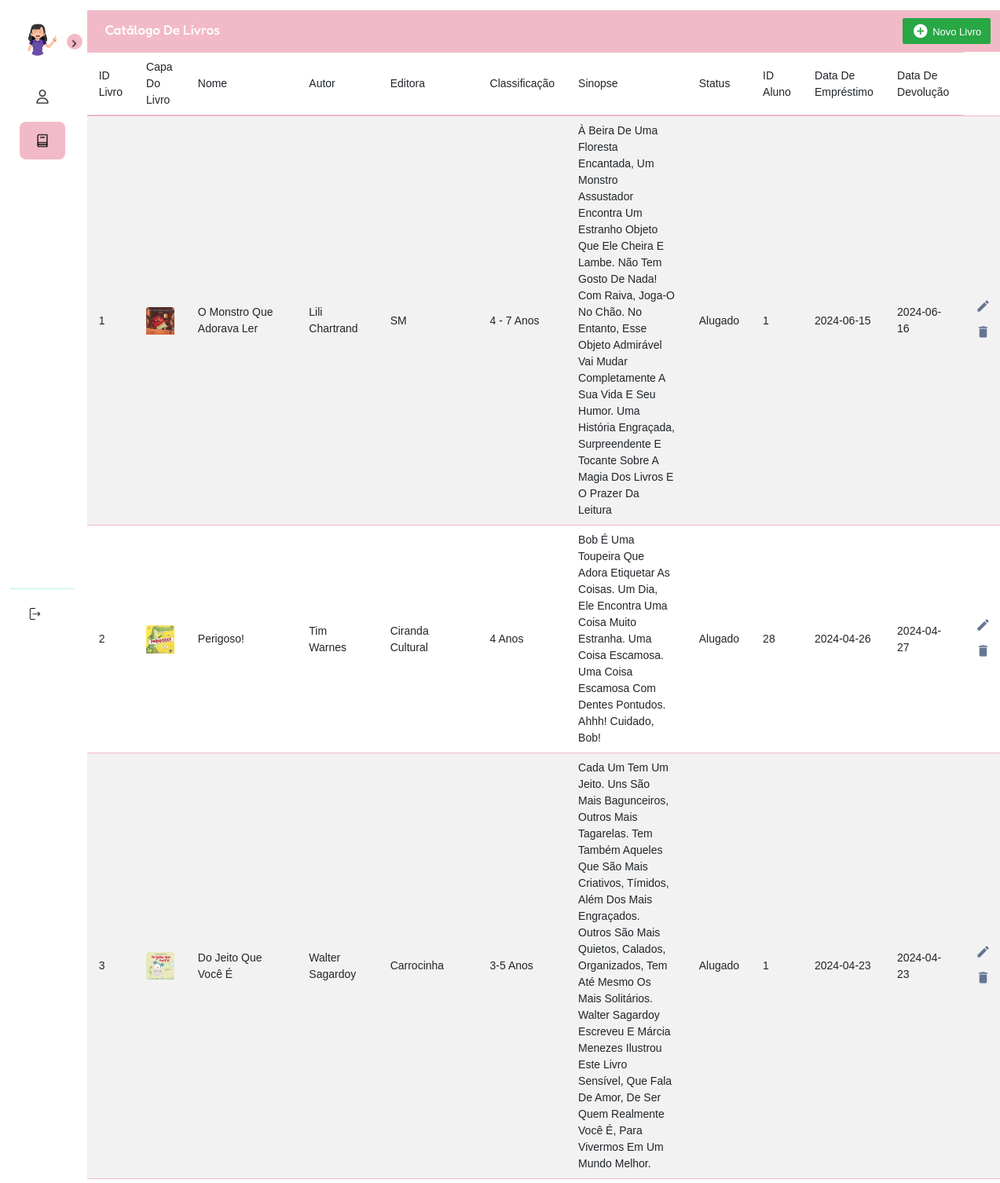
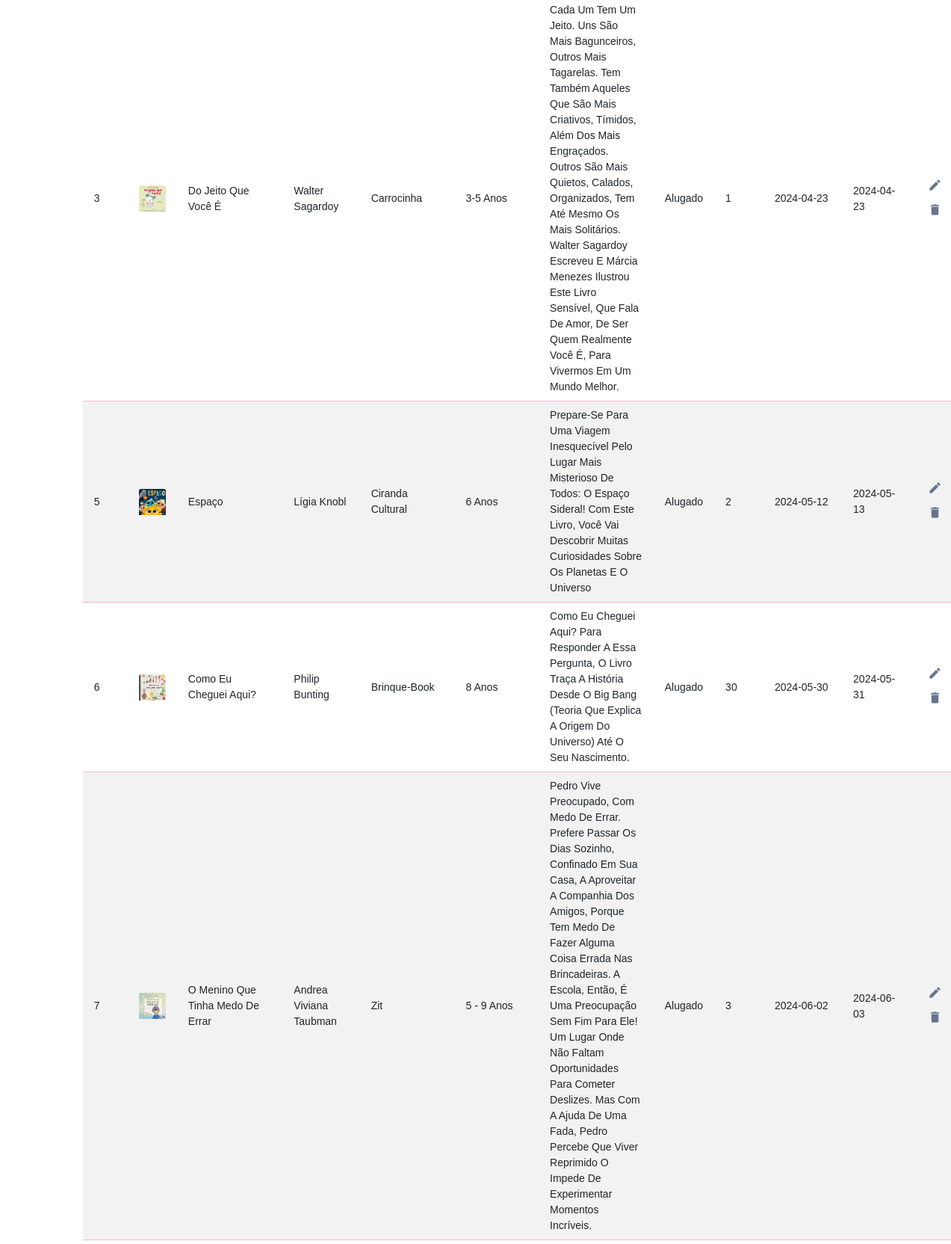
The page /catalogoLivro.php (upper part) on the database its author committed (2 pictures, top to bottom).
### tables this page shows
CREATE TABLE emprestimos (
    id_emprestimo INT AUTO_INCREMENT PRIMARY KEY,
    id_usuario INT NULL,
    id_livro INT NOT NULL,
    status ENUM('disponivel', 'alugado') DEFAULT 'disponivel',
    data_emprestimo DATE,
    data_devolucao DATE,
    FOREIGN KEY (id_usuario) REFERENCES usuarios(id_usuario),
    FOREIGN KEY (id_livro) REFERENCES livros(id_livro)
    
);

CREATE TABLE livros (
    id_livro INT AUTO_INCREMENT PRIMARY KEY,
    capalivro VARCHAR(255) NOT NULL,
    nomelivro VARCHAR(255) NOT NULL,
    autor VARCHAR(255) NOT NULL,
    editora VARCHAR(255) NOT NULL,
    classificacao VARCHAR(50),
    sinopse TEXT
);

### catalogoLivro.php (the view, shortened to what this page needs)
<?php
include('conexao.php');
$sqlLivros = "SELECT
                id_livro,
                capalivro,
                nomelivro,
                autor,
                editora,
                classificacao,
                sinopse
            FROM
                livros";
$resultLivros = $conexao->query($sqlLivros);
$sqlEmprestimos = "SELECT
                    livros.id_livro,
                    livros.capalivro,
                    livros.nomelivro,
                    livros.autor,
                    livros.editora,
                    livros.classificacao,
                    livros.sinopse,
                    emprestimos.status,
                    emprestimos.id_usuario,
                    emprestimos.data_emprestimo,
                    emprestimos.data_devolucao
                FROM
                    livros
                INNER JOIN
                    emprestimos ON livros.id_livro = emprestimos.id_livro";
$resultEmprestimos = $conexao->query($sqlEmprestimos);
$livros = array();
while ($rowLivros = $resultLivros->fetch_assoc()) {
    $rowLivros['status'] = null;
    $rowLivros['id_usuario'] = null;
    $rowLivros['data_emprestimo'] = null;
    $rowLivros['data_devolucao'] = null;
    $livros[] = $rowLivros;
}
?>
<!doctype html>
<html lang="en">
  <head>
    <link rel="stylesheet" href="./Assets/CSS/custom.css">
    <link rel="stylesheet" href="./Assets/CSS/menuLateralAdmin.css">
        <link rel="stylesheet" href="./Assets/CSS/bootstrap.min.css">
  </head>
  <body>
    <nav id="sidebar">
      <div id="sidebar-content">
          <div id="user">
              <img src="./Assets/Imagens/avatar admin.png" id="user-avatar" alt="avatar do usuário" width="50px">
          </div>
          <ul id="side-itens">
              <li class="side-item">
                  <a href="usuariosAdmin.php">
                      <img class="icon-perfil" src="./Assets/Imagens/icon user.png" alt="icone perfil do usuário" width="15px">
                  </a>
              </li>
              <li class="side-item active">
                  <a href="catalogoLivro.php">
                      <img class="" src="./Assets/Imagens/icon catalog.png" alt="icone catálogo de livros" width="15px">
                  </a>
              </li>
          </ul>
          <button id="open-btn">
              <img id="open-btn-icon" src="./Assets/Imagens/icon seta.ico" alt="icone de seta" width="15px">
          </button>
      </div>
      <div id="logout">
          <button id="logout-btn">
              <img id="logout-btn-icon" src="./Assets/Imagens/icon logout.ico" alt="ícone logout" width="15px">
          </button>
      </div>
  </nav>
    <div class="wrapper">
		<div id="content">
		   <div class="main-content">
			  <div class="row">
				<div class="col-md-12">
				<div class="table-wrapper">
    <div class="table-title">
      <div class="row">
        <div class="col-sm-6 p-0 d-flex justify-content-lg-start justify-content-center">
          <h2 class="ml-lg-2">Catálogo de livros</h2>
        </div>
        <div class="col-sm-6 p-0 d-flex justify-content-lg-end justify-content-center">
          <a href="#addEmployeeModal" class="btn btn-success" data-toggle="modal">
		  <i class="material-icons">&#xE147;</i> <span>Novo livro</span></a>
        </div>
      </div>
    </div>
    <table class="table table-striped table-hover">
      <thead>
        <tr>
          <th>ID Livro</th>
          <th>Capa do livro</th>
          <th>Nome</th>
          <th>Autor</th>
          <th>Editora</th>
          <th>Classificação</th>
          <th>Sinopse</th>
          <th>Status</th>
          <th>ID Aluno</th>
          <th>Data de empréstimo</th>
          <th>Data de devolução</th>
        </tr>
      </thead>
      <tbody>
      <?php foreach ($livros as $livro): ?>
         <tr>
          <td><?php echo $livro['id_livro']; ?></td>
          <td><?php echo "<img src='Assets/Imagens/" . $livro['capalivro'] . "' class='card-img-top' alt='Capa do livro: " . $livro['nomelivro'] . "'>"; ?></td>
          <td><?php echo $livro['nomelivro']; ?></td>
          <td><?php echo $livro['autor']; ?></td>
          <td><?php echo $livro['editora']; ?></td>
          <td><?php echo $livro['classificacao']; ?></td>
          <td><?php echo $livro['sinopse']; ?></td>
          <td><?php echo $livro['status']; ?></td>
          <td><?php echo $livro['id_usuario']; ?></td>
          <td><?php echo $livro['data_emprestimo']; ?></td>
          <td><?php echo $livro['data_devolucao']; ?></td>
          <td>
            <a href="#editEmployeeModal" class="edit" data-toggle="modal">
              <i class="material-icons" data-toggle="tooltip" title="Edit">&#xE254;</i>
            </a>
            <a href="#deleteEmployeeModal" class="delete" data-toggle="modal">
              <i class="material-icons" data-toggle="tooltip" title="Delete">&#xE872;</i>
            </a>
         </td>
        </tr>
      <?php endforeach; ?>
      </tbody>
    </table>
			  </div>
  </body>
  </html>

### Assets/CSS/custom.css (style rules this page uses)
body { margin: 0px; padding: 1%; font-family: 'Poppins', sans-serif; color: #555e58; text-transform: capitalize; font-weight: 400; }
.material-icons { font-family: 'Fredoka'; font-weight: normal; font-style: normal; font-size: 24px; display: inline-block; line-height: 1; text-transform: none; letter-spacing: normal; word-wrap: normal; white-space: nowrap; direction: ltr; -webkit-font-smoothing: antialiased; text-rendering: optimizeLegibility; -moz-osx-font-smoothing: grayscale; font-feature-settings: 'liga'; }
.table-wrapper { background-color: #fff; margin-left: 1rem; width: 100%; border-radius: 3px; box-shadow: 0 1px 1px rgb(0 0 0 / 5%); }
.table-title { background: #F2BAC9; color: #fff; position: sticky; top: 0; width: 100%; left: 0; padding: 10px 30px; border-radius: 0px 0px 0 0; }
.table-title h2 { margin: 5px 0 0; font-size: 17px; }
.table-title .btn { color: #fff; float: right; font-size: 13px; border: none; min-width: 50px; border-radius: 2px; border: none; outline: none!important; margin-left: 10px; }
.table-title .btn i { float: left; font-size: 21px; margin-right: 5px; }
.table-title .btn span { float: left; margin-top: 2px; }
table.table tr th, table.table tr td { border-color: #F2BAC9; padding: 8px 15px; font-size: 14px; font-weight: 400; vertical-align: middle; }
table.table tr th:first-child { width: 60px; }
table.table tr th:last-child { width: 100px; }
table.table td:last-child { opacity: 0.9; font-size: 22px; margin: 0px 5px; }
table.table td a { font-weight: bold; color: #566787; display: inline-block; text-decoration: none; outline: none!important; }
.edit { color: #FFC107; }
.delete { color: #F44336; }
table.table td i { font-size: 19px; }

### Assets/CSS/menuLateralAdmin.css (style rules this page uses)
* { padding: 0; margin: 0; box-sizing: border-box; font-family: "Fredoka", sans-serif; font-optical-sizing: auto; font-style: normal; font-variation-settings: "wdth" 100; }
body { display: flex; min-height: 100vh; background-color: #BAF2E9; overflow: scroll; }
#sidebar { display: flex; flex-direction: column; justify-content: space-between; background-color: white; height: 100vh; border-radius: 0px 18px 18px 0px; position: relative; transition: all 0.5s; min-width: 82px; z-index: 2; }
#sidebar-content { padding: 12px; }
#user { display: flex; align-items: center; gap: 8px; margin-bottom: 24px; }
#user-avatar { width: 50px; height: 50px; object-fit: cover; border-radius: 20px; }
#side-itens { display: flex; flex-direction: column; gap: 8px; list-style: none; }
.side-item { border-radius: 8px; padding: 14px; cursor: pointer; }
.side-item.active { background-color: #F2BAC9; }
.side-item a { text-decoration: none; display: flex; align-items: center; justify-content: center; color: black; }
.side-item.active a { color: black; }
.side-item a img { display: flex; align-items: center; justify-content: center; width: 20px; height: 20px; }
#logout { border-top: 1px solid #BAF2E9; padding: 12px; }
#logout-btn { border: none; padding: 12px; font-size: 14px; display: flex; gap: flex; align-items: center; border-radius: 8px; text-align: start; cursor: pointer; background-color: transparent; }
#open-btn { position: absolute; top: 30px; right: -10px; background-color: #F2BAC9; color: black; border-radius: 100%; width: 20px; height: 20px; border: none; cursor: pointer; }
#open-btn-icon { transition: transform 0.3s ease; }

### rows shown on the page
emprestimos: id_livro.id_livro "1", id_livro.capalivro (picture), id_livro.nomelivro "O Monstro Que Adorava Ler", id_livro.autor "Lili Chartrand", id_livro.editora "SM", id_livro.classificacao "4 - 7 Anos", id_livro.sinopse "À Beira De Uma Floresta Encantada, Um Monstro Assustador Encontra Um Estranho Objeto Que Ele Cheira E Lambe. Não Tem Gosto De Nada! Com Raiva, Joga-O No Chão. No Entanto, Esse Objeto Admirável Vai Mudar Completamente A Sua Vida E Seu Humor. Uma História Engraçada, Surpreendente E Tocante Sobre A Magia Dos Livros E O Prazer Da Leitura", status "Alugado", id_usuario "1", data_emprestimo "2024-06-15", data_devolucao "2024-06-16"
emprestimos: id_livro.id_livro "2", id_livro.capalivro (picture), id_livro.nomelivro "Perigoso!", id_livro.autor "Tim Warnes", id_livro.editora "Ciranda Cultural", id_livro.classificacao "4 Anos", id_livro.sinopse "Bob É Uma Toupeira Que Adora Etiquetar As Coisas. Um Dia, Ele Encontra Uma Coisa Muito Estranha. Uma Coisa Escamosa. Uma Coisa Escamosa Com Dentes Pontudos. Ahhh! Cuidado, Bob!", status "Alugado", id_usuario "28", data_emprestimo "2024-04-26", data_devolucao "2024-04-27"
emprestimos: id_livro.id_livro "3", id_livro.capalivro (picture), id_livro.nomelivro "Do Jeito Que Você É", id_livro.autor "Walter Sagardoy", id_livro.editora "Carrocinha", id_livro.classificacao "3-5 Anos", id_livro.sinopse "Cada Um Tem Um Jeito. Uns São Mais Bagunceiros, Outros Mais Tagarelas. Tem Também Aqueles Que São Mais Criativos, Tímidos, Além Dos Mais Engraçados. Outros São Mais Quietos, Calados, Organizados, Tem Até Mesmo Os Mais Solitários. Walter Sagardoy Escreveu E Márcia Menezes Ilustrou Este Livro Sensível, Que Fala De Amor, De Ser Quem Realmente Você É, Para Vivermos Em Um Mundo Melhor.", status "Alugado", id_usuario "1", data_emprestimo "2024-04-23", data_devolucao "2024-04-23"
emprestimos: id_livro.id_livro "5", id_livro.capalivro (picture), id_livro.nomelivro "Espaço", id_livro.autor "Lígia Knobl", id_livro.editora "Ciranda Cultural", id_livro.classificacao "6 Anos", id_livro.sinopse "Prepare-Se Para Uma Viagem Inesquecível Pelo Lugar Mais Misterioso De Todos: O Espaço Sideral! Com Este Livro, Você Vai Descobrir Muitas Curiosidades Sobre Os Planetas E O Universo", status "Alugado", id_usuario "2", data_emprestimo "2024-05-12", data_devolucao "2024-05-13"
emprestimos: id_livro.id_livro "6", id_livro.capalivro (picture), id_livro.nomelivro "Como Eu Cheguei Aqui?", id_livro.autor "Philip Bunting", id_livro.editora "Brinque-Book", id_livro.classificacao "8 Anos", id_livro.sinopse "Como Eu Cheguei Aqui? Para Responder A Essa Pergunta, O Livro Traça A História Desde O Big Bang (Teoria Que Explica A Origem Do Universo) Até O Seu Nascimento.", status "Alugado", id_usuario "30", data_emprestimo "2024-05-30", data_devolucao "2024-05-31"
emprestimos: id_livro.id_livro "7", id_livro.capalivro (picture), id_livro.nomelivro "O Menino Que Tinha Medo De Errar", id_livro.autor "Andrea Viviana Taubman", id_livro.editora "Zit", id_livro.classificacao "5 - 9 Anos", id_livro.sinopse "Pedro Vive Preocupado, Com Medo De Errar. Prefere Passar Os Dias Sozinho, Confinado Em Sua Casa, A Aproveitar A Companhia Dos Amigos, Porque Tem Medo De Fazer Alguma Coisa Errada Nas Brincadeiras. A Escola, Então, É Uma Preocupação Sem Fim Para Ele! Um Lugar Onde Não Faltam Oportunidades Para Cometer Deslizes. Mas Com A Ajuda De Uma Fada, Pedro Percebe Que Viver Reprimido O Impede De Experimentar Momentos Incríveis.", status "Alugado", id_usuario "3", data_emprestimo "2024-06-02", data_devolucao "2024-06-03"
